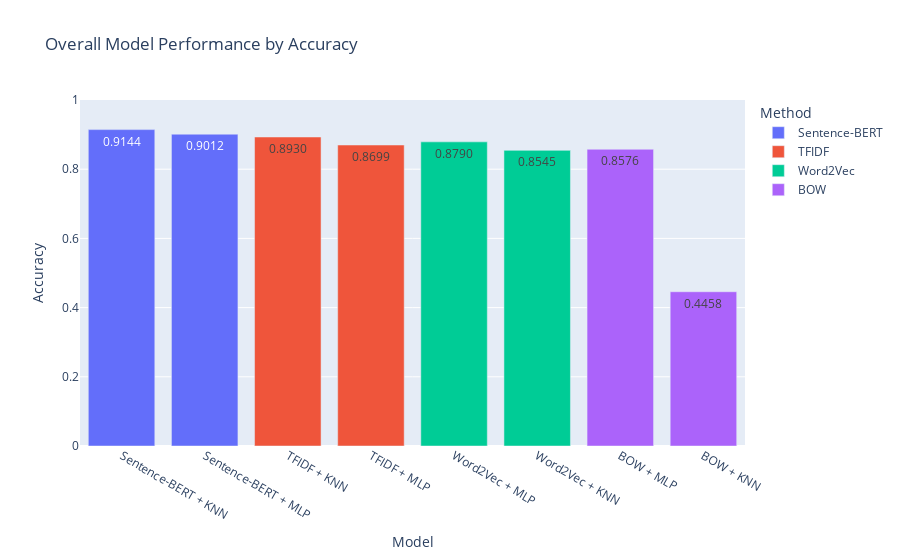

The code cell stored with this chart in its notebook:
### Markdown cell above
## Best Overall Method

Now we will create a chart to highlight the best performing method and classifier combination.

### Code cell
# Create a combined column for better labeling
results_df['Model'] = results_df['Method'] + ' + ' + results_df['Classifier']

# Bar chart for best accuracy
fig_best_acc = px.bar(results_df.sort_values('Accuracy', ascending=False),
                      x='Model',
                      y='Accuracy',
                      color='Method',
                      title='Overall Model Performance by Accuracy',
                      text_auto='.4f')

fig_best_acc.update_layout(
    yaxis_range=[0, 1.0]
)

fig_best_acc.show()

### Figure 1 — Plotly figure (JSON) as saved in the notebook; plotly's stock layout.template omitted (floating-point values rounded to 4 significant figures)
{"data": [{"hovertemplate": "Method=Sentence-BERT<br>Model=%{x}<br>Accuracy=%{y}<extra></extra>", "legendgroup": "Sentence-BERT", "marker": {"color": "#636efa", "pattern": {"shape": ""}}, "name": "Sentence-BERT", "orientation": "v", "showlegend": true, "textposition": "auto", "texttemplate": "%{y:.4f}", "type": "bar", "x": ["Sentence-BERT + KNN", "Sentence-BERT + MLP"], "xaxis": "x", "y": [0.9144, 0.9012], "yaxis": "y"}, {"hovertemplate": "Method=TFIDF<br>Model=%{x}<br>Accuracy=%{y}<extra></extra>", "legendgroup": "TFIDF", "marker": {"color": "#EF553B", "pattern": {"shape": ""}}, "name": "TFIDF", "orientation": "v", "showlegend": true, "textposition": "auto", "texttemplate": "%{y:.4f}", "type": "bar", "x": ["TFIDF + KNN", "TFIDF + MLP"], "xaxis": "x", "y": [0.893, 0.8699], "yaxis": "y"}, {"hovertemplate": "Method=Word2Vec<br>Model=%{x}<br>Accuracy=%{y}<extra></extra>", "legendgroup": "Word2Vec", "marker": {"color": "#00cc96", "pattern": {"shape": ""}}, "name": "Word2Vec", "orientation": "v", "showlegend": true, "textposition": "auto", "texttemplate": "%{y:.4f}", "type": "bar", "x": ["Word2Vec + MLP", "Word2Vec + KNN"], "xaxis": "x", "y": [0.879, 0.8545], "yaxis": "y"}, {"hovertemplate": "Method=BOW<br>Model=%{x}<br>Accuracy=%{y}<extra></extra>", "legendgroup": "BOW", "marker": {"color": "#ab63fa", "pattern": {"shape": ""}}, "name": "BOW", "orientation": "v", "showlegend": true, "textposition": "auto", "texttemplate": "%{y:.4f}", "type": "bar", "x": ["BOW + MLP", "BOW + KNN"], "xaxis": "x", "y": [0.8576, 0.4458], "yaxis": "y"}], "layout": {"barmode": "relative", "legend": {"title": {"text": "Method"}, "tracegroupgap": 0}, "title": {"text": "Overall Model Performance by Accuracy"}, "xaxis": {"anchor": "y", "domain": [0, 1], "title": {"text": "Model"}}, "yaxis": {"anchor": "x", "domain": [0, 1], "range": [0, 1], "title": {"text": "Accuracy"}}}}
